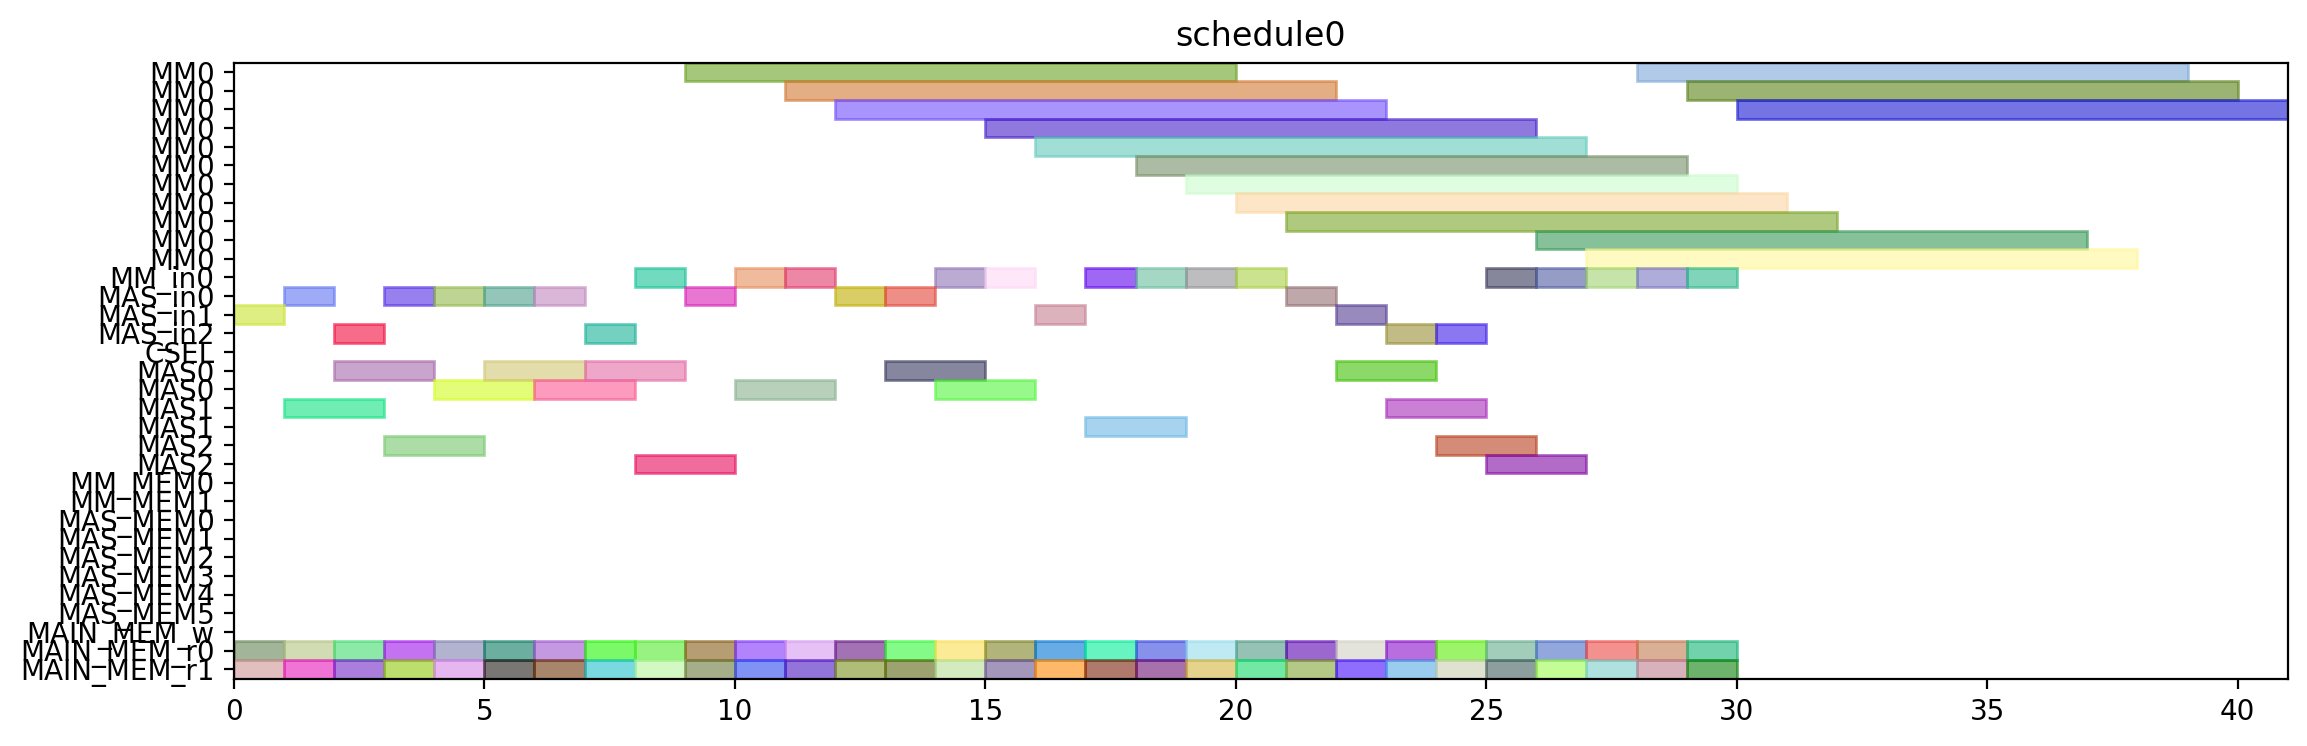

Generate this figure with Python:
from pyschedule import Scenario, solvers, plotters, alt


def solve():
	horizon = 120
	S = Scenario("schedule0", horizon=horizon)

	# resource
	MM = S.Resources('MM', num=1, size=11)
	MM_in = S.Resources('MM_in', num=1)
	MAS_in = S.Resources('MAS_in', num=3)
	CSEL = S.Resource('CSEL')
	MAS = S.Resources('MAS', num=3, size=2, periods=range(1, horizon))
	MM_MEM = S.Resources('MM_MEM', num=2)
	MAS_MEM = S.Resources('MAS_MEM', num=6)
	MAIN_MEM_w = S.Resource('MAIN_MEM_w', size=1)
	MAIN_MEM_r = S.Resources('MAIN_MEM_r', num=2)

	# result of previous scheduling

	# new tasks
	t1_t0 = S.Task('t1_t0', length=11, delay_cost=1)
	t1_t0 += alt(MM)
	t1_t0_in = S.Task('t1_t0_in', length=1, delay_cost=1)
	t1_t0_in += alt(MM_in)
	S += t1_t0_in*MM_in[0]<=t1_t0*MM[0]
	t1_t0_mem0 = S.Task('t1_t0_mem0', length=1, delay_cost=1)
	t1_t0_mem0 += MAIN_MEM_r[0]
	S += t1_t0_mem0 <= t1_t0

	t1_t0_mem1 = S.Task('t1_t0_mem1', length=1, delay_cost=1)
	t1_t0_mem1 += MAIN_MEM_r[1]
	S += t1_t0_mem1 <= t1_t0

	t1_t1 = S.Task('t1_t1', length=11, delay_cost=1)
	t1_t1 += alt(MM)
	t1_t1_in = S.Task('t1_t1_in', length=1, delay_cost=1)
	t1_t1_in += alt(MM_in)
	S += t1_t1_in*MM_in[0]<=t1_t1*MM[0]
	t1_t1_mem0 = S.Task('t1_t1_mem0', length=1, delay_cost=1)
	t1_t1_mem0 += MAIN_MEM_r[0]
	S += t1_t1_mem0 <= t1_t1

	t1_t1_mem1 = S.Task('t1_t1_mem1', length=1, delay_cost=1)
	t1_t1_mem1 += MAIN_MEM_r[1]
	S += t1_t1_mem1 <= t1_t1

	t1_t2 = S.Task('t1_t2', length=2, delay_cost=1)
	t1_t2 += alt(MAS)
	t1_t2_in = S.Task('t1_t2_in', length=1, delay_cost=1)
	t1_t2_in += alt(MAS_in)
	S += t1_t2_in*MAS_in[0]<=t1_t2*MAS[0]

	S += t1_t2_in*MAS_in[1]<=t1_t2*MAS[1]

	S += t1_t2_in*MAS_in[2]<=t1_t2*MAS[2]

	t1_t2_mem0 = S.Task('t1_t2_mem0', length=1, delay_cost=1)
	t1_t2_mem0 += MAIN_MEM_r[0]
	S += t1_t2_mem0 <= t1_t2

	t1_t2_mem1 = S.Task('t1_t2_mem1', length=1, delay_cost=1)
	t1_t2_mem1 += MAIN_MEM_r[1]
	S += t1_t2_mem1 <= t1_t2

	t1_t3 = S.Task('t1_t3', length=2, delay_cost=1)
	t1_t3 += alt(MAS)
	t1_t3_in = S.Task('t1_t3_in', length=1, delay_cost=1)
	t1_t3_in += alt(MAS_in)
	S += t1_t3_in*MAS_in[0]<=t1_t3*MAS[0]

	S += t1_t3_in*MAS_in[1]<=t1_t3*MAS[1]

	S += t1_t3_in*MAS_in[2]<=t1_t3*MAS[2]

	t1_t3_mem0 = S.Task('t1_t3_mem0', length=1, delay_cost=1)
	t1_t3_mem0 += MAIN_MEM_r[0]
	S += t1_t3_mem0 <= t1_t3

	t1_t3_mem1 = S.Task('t1_t3_mem1', length=1, delay_cost=1)
	t1_t3_mem1 += MAIN_MEM_r[1]
	S += t1_t3_mem1 <= t1_t3

	t2_t0 = S.Task('t2_t0', length=11, delay_cost=1)
	t2_t0 += alt(MM)
	t2_t0_in = S.Task('t2_t0_in', length=1, delay_cost=1)
	t2_t0_in += alt(MM_in)
	S += t2_t0_in*MM_in[0]<=t2_t0*MM[0]
	t2_t0_mem0 = S.Task('t2_t0_mem0', length=1, delay_cost=1)
	t2_t0_mem0 += MAIN_MEM_r[0]
	S += t2_t0_mem0 <= t2_t0

	t2_t0_mem1 = S.Task('t2_t0_mem1', length=1, delay_cost=1)
	t2_t0_mem1 += MAIN_MEM_r[1]
	S += t2_t0_mem1 <= t2_t0

	t2_t1 = S.Task('t2_t1', length=11, delay_cost=1)
	t2_t1 += alt(MM)
	t2_t1_in = S.Task('t2_t1_in', length=1, delay_cost=1)
	t2_t1_in += alt(MM_in)
	S += t2_t1_in*MM_in[0]<=t2_t1*MM[0]
	t2_t1_mem0 = S.Task('t2_t1_mem0', length=1, delay_cost=1)
	t2_t1_mem0 += MAIN_MEM_r[0]
	S += t2_t1_mem0 <= t2_t1

	t2_t1_mem1 = S.Task('t2_t1_mem1', length=1, delay_cost=1)
	t2_t1_mem1 += MAIN_MEM_r[1]
	S += t2_t1_mem1 <= t2_t1

	t2_t2 = S.Task('t2_t2', length=2, delay_cost=1)
	t2_t2 += alt(MAS)
	t2_t2_in = S.Task('t2_t2_in', length=1, delay_cost=1)
	t2_t2_in += alt(MAS_in)
	S += t2_t2_in*MAS_in[0]<=t2_t2*MAS[0]

	S += t2_t2_in*MAS_in[1]<=t2_t2*MAS[1]

	S += t2_t2_in*MAS_in[2]<=t2_t2*MAS[2]

	t2_t2_mem0 = S.Task('t2_t2_mem0', length=1, delay_cost=1)
	t2_t2_mem0 += MAIN_MEM_r[0]
	S += t2_t2_mem0 <= t2_t2

	t2_t2_mem1 = S.Task('t2_t2_mem1', length=1, delay_cost=1)
	t2_t2_mem1 += MAIN_MEM_r[1]
	S += t2_t2_mem1 <= t2_t2

	t2_t3 = S.Task('t2_t3', length=2, delay_cost=1)
	t2_t3 += alt(MAS)
	t2_t3_in = S.Task('t2_t3_in', length=1, delay_cost=1)
	t2_t3_in += alt(MAS_in)
	S += t2_t3_in*MAS_in[0]<=t2_t3*MAS[0]

	S += t2_t3_in*MAS_in[1]<=t2_t3*MAS[1]

	S += t2_t3_in*MAS_in[2]<=t2_t3*MAS[2]

	t2_t3_mem0 = S.Task('t2_t3_mem0', length=1, delay_cost=1)
	t2_t3_mem0 += MAIN_MEM_r[0]
	S += t2_t3_mem0 <= t2_t3

	t2_t3_mem1 = S.Task('t2_t3_mem1', length=1, delay_cost=1)
	t2_t3_mem1 += MAIN_MEM_r[1]
	S += t2_t3_mem1 <= t2_t3

	t0_t0 = S.Task('t0_t0', length=11, delay_cost=1)
	t0_t0 += alt(MM)
	t0_t0_in = S.Task('t0_t0_in', length=1, delay_cost=1)
	t0_t0_in += alt(MM_in)
	S += t0_t0_in*MM_in[0]<=t0_t0*MM[0]
	t0_t0_mem0 = S.Task('t0_t0_mem0', length=1, delay_cost=1)
	t0_t0_mem0 += MAIN_MEM_r[0]
	S += t0_t0_mem0 <= t0_t0

	t0_t0_mem1 = S.Task('t0_t0_mem1', length=1, delay_cost=1)
	t0_t0_mem1 += MAIN_MEM_r[1]
	S += t0_t0_mem1 <= t0_t0

	t0_t1 = S.Task('t0_t1', length=11, delay_cost=1)
	t0_t1 += alt(MM)
	t0_t1_in = S.Task('t0_t1_in', length=1, delay_cost=1)
	t0_t1_in += alt(MM_in)
	S += t0_t1_in*MM_in[0]<=t0_t1*MM[0]
	t0_t1_mem0 = S.Task('t0_t1_mem0', length=1, delay_cost=1)
	t0_t1_mem0 += MAIN_MEM_r[0]
	S += t0_t1_mem0 <= t0_t1

	t0_t1_mem1 = S.Task('t0_t1_mem1', length=1, delay_cost=1)
	t0_t1_mem1 += MAIN_MEM_r[1]
	S += t0_t1_mem1 <= t0_t1

	t0_t2 = S.Task('t0_t2', length=2, delay_cost=1)
	t0_t2 += alt(MAS)
	t0_t2_in = S.Task('t0_t2_in', length=1, delay_cost=1)
	t0_t2_in += alt(MAS_in)
	S += t0_t2_in*MAS_in[0]<=t0_t2*MAS[0]

	S += t0_t2_in*MAS_in[1]<=t0_t2*MAS[1]

	S += t0_t2_in*MAS_in[2]<=t0_t2*MAS[2]

	t0_t2_mem0 = S.Task('t0_t2_mem0', length=1, delay_cost=1)
	t0_t2_mem0 += MAIN_MEM_r[0]
	S += t0_t2_mem0 <= t0_t2

	t0_t2_mem1 = S.Task('t0_t2_mem1', length=1, delay_cost=1)
	t0_t2_mem1 += MAIN_MEM_r[1]
	S += t0_t2_mem1 <= t0_t2

	t0_t3 = S.Task('t0_t3', length=2, delay_cost=1)
	t0_t3 += alt(MAS)
	t0_t3_in = S.Task('t0_t3_in', length=1, delay_cost=1)
	t0_t3_in += alt(MAS_in)
	S += t0_t3_in*MAS_in[0]<=t0_t3*MAS[0]

	S += t0_t3_in*MAS_in[1]<=t0_t3*MAS[1]

	S += t0_t3_in*MAS_in[2]<=t0_t3*MAS[2]

	t0_t3_mem0 = S.Task('t0_t3_mem0', length=1, delay_cost=1)
	t0_t3_mem0 += MAIN_MEM_r[0]
	S += t0_t3_mem0 <= t0_t3

	t0_t3_mem1 = S.Task('t0_t3_mem1', length=1, delay_cost=1)
	t0_t3_mem1 += MAIN_MEM_r[1]
	S += t0_t3_mem1 <= t0_t3

	t4_t0_t0 = S.Task('t4_t0_t0', length=11, delay_cost=1)
	t4_t0_t0 += alt(MM)
	t4_t0_t0_in = S.Task('t4_t0_t0_in', length=1, delay_cost=1)
	t4_t0_t0_in += alt(MM_in)
	S += t4_t0_t0_in*MM_in[0]<=t4_t0_t0*MM[0]
	t4_t0_t0_mem0 = S.Task('t4_t0_t0_mem0', length=1, delay_cost=1)
	t4_t0_t0_mem0 += MAIN_MEM_r[0]
	S += t4_t0_t0_mem0 <= t4_t0_t0

	t4_t0_t0_mem1 = S.Task('t4_t0_t0_mem1', length=1, delay_cost=1)
	t4_t0_t0_mem1 += MAIN_MEM_r[1]
	S += t4_t0_t0_mem1 <= t4_t0_t0

	t4_t0_t1 = S.Task('t4_t0_t1', length=11, delay_cost=1)
	t4_t0_t1 += alt(MM)
	t4_t0_t1_in = S.Task('t4_t0_t1_in', length=1, delay_cost=1)
	t4_t0_t1_in += alt(MM_in)
	S += t4_t0_t1_in*MM_in[0]<=t4_t0_t1*MM[0]
	t4_t0_t1_mem0 = S.Task('t4_t0_t1_mem0', length=1, delay_cost=1)
	t4_t0_t1_mem0 += MAIN_MEM_r[0]
	S += t4_t0_t1_mem0 <= t4_t0_t1

	t4_t0_t1_mem1 = S.Task('t4_t0_t1_mem1', length=1, delay_cost=1)
	t4_t0_t1_mem1 += MAIN_MEM_r[1]
	S += t4_t0_t1_mem1 <= t4_t0_t1

	t4_t0_t2 = S.Task('t4_t0_t2', length=2, delay_cost=1)
	t4_t0_t2 += alt(MAS)
	t4_t0_t2_in = S.Task('t4_t0_t2_in', length=1, delay_cost=1)
	t4_t0_t2_in += alt(MAS_in)
	S += t4_t0_t2_in*MAS_in[0]<=t4_t0_t2*MAS[0]

	S += t4_t0_t2_in*MAS_in[1]<=t4_t0_t2*MAS[1]

	S += t4_t0_t2_in*MAS_in[2]<=t4_t0_t2*MAS[2]

	t4_t0_t2_mem0 = S.Task('t4_t0_t2_mem0', length=1, delay_cost=1)
	t4_t0_t2_mem0 += MAIN_MEM_r[0]
	S += t4_t0_t2_mem0 <= t4_t0_t2

	t4_t0_t2_mem1 = S.Task('t4_t0_t2_mem1', length=1, delay_cost=1)
	t4_t0_t2_mem1 += MAIN_MEM_r[1]
	S += t4_t0_t2_mem1 <= t4_t0_t2

	t4_t0_t3 = S.Task('t4_t0_t3', length=2, delay_cost=1)
	t4_t0_t3 += alt(MAS)
	t4_t0_t3_in = S.Task('t4_t0_t3_in', length=1, delay_cost=1)
	t4_t0_t3_in += alt(MAS_in)
	S += t4_t0_t3_in*MAS_in[0]<=t4_t0_t3*MAS[0]

	S += t4_t0_t3_in*MAS_in[1]<=t4_t0_t3*MAS[1]

	S += t4_t0_t3_in*MAS_in[2]<=t4_t0_t3*MAS[2]

	t4_t0_t3_mem0 = S.Task('t4_t0_t3_mem0', length=1, delay_cost=1)
	t4_t0_t3_mem0 += MAIN_MEM_r[0]
	S += t4_t0_t3_mem0 <= t4_t0_t3

	t4_t0_t3_mem1 = S.Task('t4_t0_t3_mem1', length=1, delay_cost=1)
	t4_t0_t3_mem1 += MAIN_MEM_r[1]
	S += t4_t0_t3_mem1 <= t4_t0_t3

	t4_t1_t0 = S.Task('t4_t1_t0', length=11, delay_cost=1)
	t4_t1_t0 += alt(MM)
	t4_t1_t0_in = S.Task('t4_t1_t0_in', length=1, delay_cost=1)
	t4_t1_t0_in += alt(MM_in)
	S += t4_t1_t0_in*MM_in[0]<=t4_t1_t0*MM[0]
	t4_t1_t0_mem0 = S.Task('t4_t1_t0_mem0', length=1, delay_cost=1)
	t4_t1_t0_mem0 += MAIN_MEM_r[0]
	S += t4_t1_t0_mem0 <= t4_t1_t0

	t4_t1_t0_mem1 = S.Task('t4_t1_t0_mem1', length=1, delay_cost=1)
	t4_t1_t0_mem1 += MAIN_MEM_r[1]
	S += t4_t1_t0_mem1 <= t4_t1_t0

	t4_t1_t1 = S.Task('t4_t1_t1', length=11, delay_cost=1)
	t4_t1_t1 += alt(MM)
	t4_t1_t1_in = S.Task('t4_t1_t1_in', length=1, delay_cost=1)
	t4_t1_t1_in += alt(MM_in)
	S += t4_t1_t1_in*MM_in[0]<=t4_t1_t1*MM[0]
	t4_t1_t1_mem0 = S.Task('t4_t1_t1_mem0', length=1, delay_cost=1)
	t4_t1_t1_mem0 += MAIN_MEM_r[0]
	S += t4_t1_t1_mem0 <= t4_t1_t1

	t4_t1_t1_mem1 = S.Task('t4_t1_t1_mem1', length=1, delay_cost=1)
	t4_t1_t1_mem1 += MAIN_MEM_r[1]
	S += t4_t1_t1_mem1 <= t4_t1_t1

	t4_t1_t2 = S.Task('t4_t1_t2', length=2, delay_cost=1)
	t4_t1_t2 += alt(MAS)
	t4_t1_t2_in = S.Task('t4_t1_t2_in', length=1, delay_cost=1)
	t4_t1_t2_in += alt(MAS_in)
	S += t4_t1_t2_in*MAS_in[0]<=t4_t1_t2*MAS[0]

	S += t4_t1_t2_in*MAS_in[1]<=t4_t1_t2*MAS[1]

	S += t4_t1_t2_in*MAS_in[2]<=t4_t1_t2*MAS[2]

	t4_t1_t2_mem0 = S.Task('t4_t1_t2_mem0', length=1, delay_cost=1)
	t4_t1_t2_mem0 += MAIN_MEM_r[0]
	S += t4_t1_t2_mem0 <= t4_t1_t2

	t4_t1_t2_mem1 = S.Task('t4_t1_t2_mem1', length=1, delay_cost=1)
	t4_t1_t2_mem1 += MAIN_MEM_r[1]
	S += t4_t1_t2_mem1 <= t4_t1_t2

	t4_t1_t3 = S.Task('t4_t1_t3', length=2, delay_cost=1)
	t4_t1_t3 += alt(MAS)
	t4_t1_t3_in = S.Task('t4_t1_t3_in', length=1, delay_cost=1)
	t4_t1_t3_in += alt(MAS_in)
	S += t4_t1_t3_in*MAS_in[0]<=t4_t1_t3*MAS[0]

	S += t4_t1_t3_in*MAS_in[1]<=t4_t1_t3*MAS[1]

	S += t4_t1_t3_in*MAS_in[2]<=t4_t1_t3*MAS[2]

	t4_t1_t3_mem0 = S.Task('t4_t1_t3_mem0', length=1, delay_cost=1)
	t4_t1_t3_mem0 += MAIN_MEM_r[0]
	S += t4_t1_t3_mem0 <= t4_t1_t3

	t4_t1_t3_mem1 = S.Task('t4_t1_t3_mem1', length=1, delay_cost=1)
	t4_t1_t3_mem1 += MAIN_MEM_r[1]
	S += t4_t1_t3_mem1 <= t4_t1_t3

	t4_t2_t0 = S.Task('t4_t2_t0', length=11, delay_cost=1)
	t4_t2_t0 += alt(MM)
	t4_t2_t0_in = S.Task('t4_t2_t0_in', length=1, delay_cost=1)
	t4_t2_t0_in += alt(MM_in)
	S += t4_t2_t0_in*MM_in[0]<=t4_t2_t0*MM[0]
	t4_t2_t0_mem0 = S.Task('t4_t2_t0_mem0', length=1, delay_cost=1)
	t4_t2_t0_mem0 += MAIN_MEM_r[0]
	S += t4_t2_t0_mem0 <= t4_t2_t0

	t4_t2_t0_mem1 = S.Task('t4_t2_t0_mem1', length=1, delay_cost=1)
	t4_t2_t0_mem1 += MAIN_MEM_r[1]
	S += t4_t2_t0_mem1 <= t4_t2_t0

	t4_t2_t1 = S.Task('t4_t2_t1', length=11, delay_cost=1)
	t4_t2_t1 += alt(MM)
	t4_t2_t1_in = S.Task('t4_t2_t1_in', length=1, delay_cost=1)
	t4_t2_t1_in += alt(MM_in)
	S += t4_t2_t1_in*MM_in[0]<=t4_t2_t1*MM[0]
	t4_t2_t1_mem0 = S.Task('t4_t2_t1_mem0', length=1, delay_cost=1)
	t4_t2_t1_mem0 += MAIN_MEM_r[0]
	S += t4_t2_t1_mem0 <= t4_t2_t1

	t4_t2_t1_mem1 = S.Task('t4_t2_t1_mem1', length=1, delay_cost=1)
	t4_t2_t1_mem1 += MAIN_MEM_r[1]
	S += t4_t2_t1_mem1 <= t4_t2_t1

	t4_t2_t2 = S.Task('t4_t2_t2', length=2, delay_cost=1)
	t4_t2_t2 += alt(MAS)
	t4_t2_t2_in = S.Task('t4_t2_t2_in', length=1, delay_cost=1)
	t4_t2_t2_in += alt(MAS_in)
	S += t4_t2_t2_in*MAS_in[0]<=t4_t2_t2*MAS[0]

	S += t4_t2_t2_in*MAS_in[1]<=t4_t2_t2*MAS[1]

	S += t4_t2_t2_in*MAS_in[2]<=t4_t2_t2*MAS[2]

	t4_t2_t2_mem0 = S.Task('t4_t2_t2_mem0', length=1, delay_cost=1)
	t4_t2_t2_mem0 += MAIN_MEM_r[0]
	S += t4_t2_t2_mem0 <= t4_t2_t2

	t4_t2_t2_mem1 = S.Task('t4_t2_t2_mem1', length=1, delay_cost=1)
	t4_t2_t2_mem1 += MAIN_MEM_r[1]
	S += t4_t2_t2_mem1 <= t4_t2_t2

	t4_t2_t3 = S.Task('t4_t2_t3', length=2, delay_cost=1)
	t4_t2_t3 += alt(MAS)
	t4_t2_t3_in = S.Task('t4_t2_t3_in', length=1, delay_cost=1)
	t4_t2_t3_in += alt(MAS_in)
	S += t4_t2_t3_in*MAS_in[0]<=t4_t2_t3*MAS[0]

	S += t4_t2_t3_in*MAS_in[1]<=t4_t2_t3*MAS[1]

	S += t4_t2_t3_in*MAS_in[2]<=t4_t2_t3*MAS[2]

	t4_t2_t3_mem0 = S.Task('t4_t2_t3_mem0', length=1, delay_cost=1)
	t4_t2_t3_mem0 += MAIN_MEM_r[0]
	S += t4_t2_t3_mem0 <= t4_t2_t3

	t4_t2_t3_mem1 = S.Task('t4_t2_t3_mem1', length=1, delay_cost=1)
	t4_t2_t3_mem1 += MAIN_MEM_r[1]
	S += t4_t2_t3_mem1 <= t4_t2_t3

	t4_t40 = S.Task('t4_t40', length=2, delay_cost=1)
	t4_t40 += alt(MAS)
	t4_t40_in = S.Task('t4_t40_in', length=1, delay_cost=1)
	t4_t40_in += alt(MAS_in)
	S += t4_t40_in*MAS_in[0]<=t4_t40*MAS[0]

	S += t4_t40_in*MAS_in[1]<=t4_t40*MAS[1]

	S += t4_t40_in*MAS_in[2]<=t4_t40*MAS[2]

	t4_t40_mem0 = S.Task('t4_t40_mem0', length=1, delay_cost=1)
	t4_t40_mem0 += MAIN_MEM_r[0]
	S += t4_t40_mem0 <= t4_t40

	t4_t40_mem1 = S.Task('t4_t40_mem1', length=1, delay_cost=1)
	t4_t40_mem1 += MAIN_MEM_r[1]
	S += t4_t40_mem1 <= t4_t40

	t4_t41 = S.Task('t4_t41', length=2, delay_cost=1)
	t4_t41 += alt(MAS)
	t4_t41_in = S.Task('t4_t41_in', length=1, delay_cost=1)
	t4_t41_in += alt(MAS_in)
	S += t4_t41_in*MAS_in[0]<=t4_t41*MAS[0]

	S += t4_t41_in*MAS_in[1]<=t4_t41*MAS[1]

	S += t4_t41_in*MAS_in[2]<=t4_t41*MAS[2]

	t4_t41_mem0 = S.Task('t4_t41_mem0', length=1, delay_cost=1)
	t4_t41_mem0 += MAIN_MEM_r[0]
	S += t4_t41_mem0 <= t4_t41

	t4_t41_mem1 = S.Task('t4_t41_mem1', length=1, delay_cost=1)
	t4_t41_mem1 += MAIN_MEM_r[1]
	S += t4_t41_mem1 <= t4_t41

	t4_t50 = S.Task('t4_t50', length=2, delay_cost=1)
	t4_t50 += alt(MAS)
	t4_t50_in = S.Task('t4_t50_in', length=1, delay_cost=1)
	t4_t50_in += alt(MAS_in)
	S += t4_t50_in*MAS_in[0]<=t4_t50*MAS[0]

	S += t4_t50_in*MAS_in[1]<=t4_t50*MAS[1]

	S += t4_t50_in*MAS_in[2]<=t4_t50*MAS[2]

	t4_t50_mem0 = S.Task('t4_t50_mem0', length=1, delay_cost=1)
	t4_t50_mem0 += MAIN_MEM_r[0]
	S += t4_t50_mem0 <= t4_t50

	t4_t50_mem1 = S.Task('t4_t50_mem1', length=1, delay_cost=1)
	t4_t50_mem1 += MAIN_MEM_r[1]
	S += t4_t50_mem1 <= t4_t50

	t4_t51 = S.Task('t4_t51', length=2, delay_cost=1)
	t4_t51 += alt(MAS)
	t4_t51_in = S.Task('t4_t51_in', length=1, delay_cost=1)
	t4_t51_in += alt(MAS_in)
	S += t4_t51_in*MAS_in[0]<=t4_t51*MAS[0]

	S += t4_t51_in*MAS_in[1]<=t4_t51*MAS[1]

	S += t4_t51_in*MAS_in[2]<=t4_t51*MAS[2]

	t4_t51_mem0 = S.Task('t4_t51_mem0', length=1, delay_cost=1)
	t4_t51_mem0 += MAIN_MEM_r[0]
	S += t4_t51_mem0 <= t4_t51

	t4_t51_mem1 = S.Task('t4_t51_mem1', length=1, delay_cost=1)
	t4_t51_mem1 += MAIN_MEM_r[1]
	S += t4_t51_mem1 <= t4_t51

	t4_t8_t0 = S.Task('t4_t8_t0', length=11, delay_cost=1)
	t4_t8_t0 += alt(MM)
	t4_t8_t0_in = S.Task('t4_t8_t0_in', length=1, delay_cost=1)
	t4_t8_t0_in += alt(MM_in)
	S += t4_t8_t0_in*MM_in[0]<=t4_t8_t0*MM[0]
	t4_t8_t0_mem0 = S.Task('t4_t8_t0_mem0', length=1, delay_cost=1)
	t4_t8_t0_mem0 += MAIN_MEM_r[0]
	S += t4_t8_t0_mem0 <= t4_t8_t0

	t4_t8_t0_mem1 = S.Task('t4_t8_t0_mem1', length=1, delay_cost=1)
	t4_t8_t0_mem1 += MAIN_MEM_r[1]
	S += t4_t8_t0_mem1 <= t4_t8_t0

	t4_t8_t1 = S.Task('t4_t8_t1', length=11, delay_cost=1)
	t4_t8_t1 += alt(MM)
	t4_t8_t1_in = S.Task('t4_t8_t1_in', length=1, delay_cost=1)
	t4_t8_t1_in += alt(MM_in)
	S += t4_t8_t1_in*MM_in[0]<=t4_t8_t1*MM[0]
	t4_t8_t1_mem0 = S.Task('t4_t8_t1_mem0', length=1, delay_cost=1)
	t4_t8_t1_mem0 += MAIN_MEM_r[0]
	S += t4_t8_t1_mem0 <= t4_t8_t1

	t4_t8_t1_mem1 = S.Task('t4_t8_t1_mem1', length=1, delay_cost=1)
	t4_t8_t1_mem1 += MAIN_MEM_r[1]
	S += t4_t8_t1_mem1 <= t4_t8_t1

	solvers.mip.solve(S,msg=1,kind='CPLEX',ratio_gap=1.01)

	solution = [['hoge']*len(S.solution()[1]) for i in range(len(S.solution()))]
	for i in range(len(S.solution())):
		for j in range(len(S.solution()[i])):
			solution[i][j]=str(S.solution()[i][j])
	print(solution)

	cycles = int(solution[-1][3])

	pic_file_name = "/mnt/rose/usr1/fukuda/ABE/multiRAM_multiMAS_16mux/scheduling_result/stage11MM1_stage2MAS3/SPARSE/schedule0.png"
	if(S.solution() != []):
		plotters.matplotlib.plot(S,img_filename=pic_file_name, show_task_labels=False, fig_size=(cycles*0.25+3, 4))

	return solution
